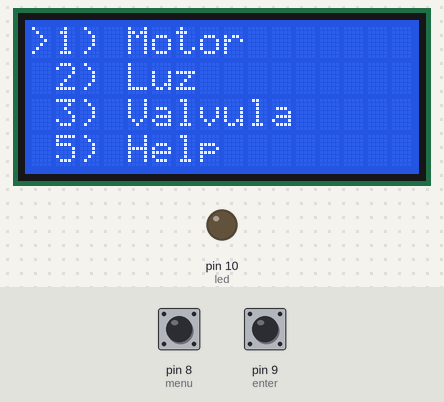
The sketch below on a simulated Arduino Uno, built with avr-gcc and run on an emulated ATmega328P. Shown: 16×4 character LCD, output pins drawn as LEDs (lit = HIGH). The inputs (shaded band) are chosen by the test bench; at power-on: pin 8 (menu) HIGH, pin 9 (enter) HIGH.

Above: at 1.2 s.
1.3 s: pin 8 (menu) pulled LOW for 0.15 s
At 2.4 s:
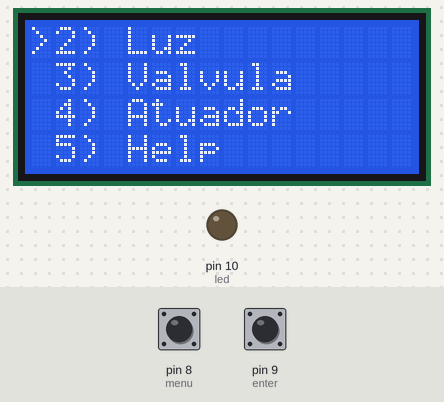
4.4 s: pin 9 (enter) pulled LOW for 0.15 s
At 5.5 s:
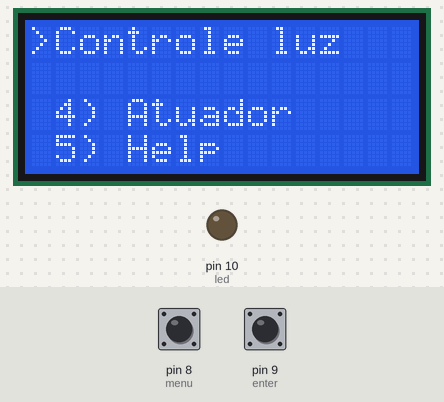
6.0 s: pin 9 (enter) pulled LOW for 1 s
At 8.1 s:
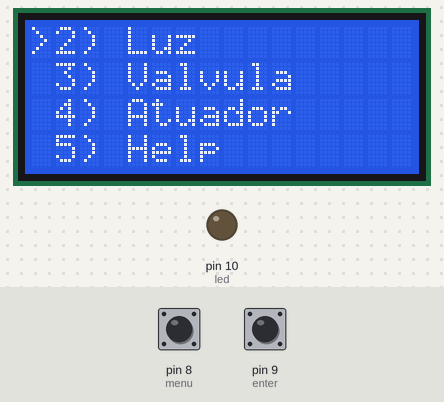
10.0 s: pin 8 (menu) pulled LOW for 1 s
At 11.5 s:
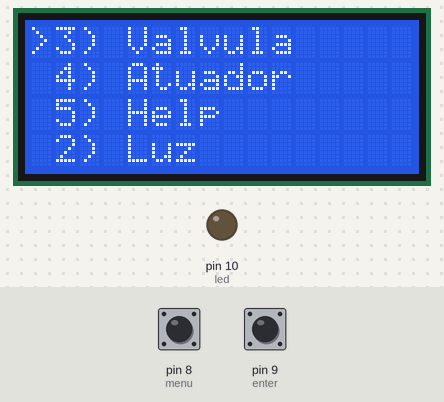
12.5 s: pin 8 (menu) pulled LOW for 0.15 s
At 13.8 s:
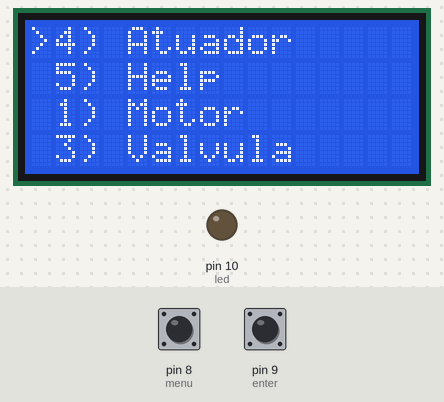
14.1 s: pin 9 (enter) pulled LOW for 0.15 s
At 15.1 s:
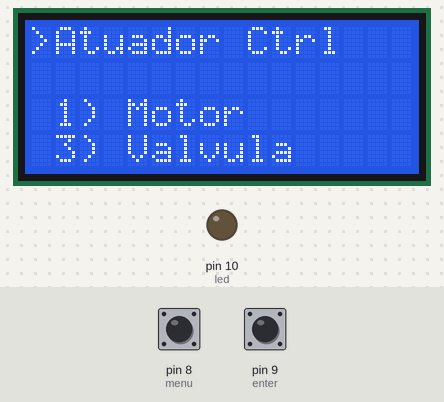
Timing chart, 0 to 16.7 s (numbered marks = the images above; inputs shaded):
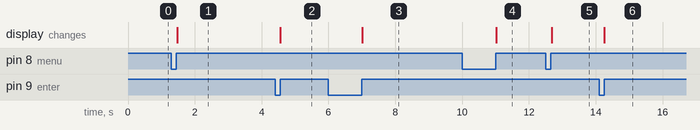

The sketch:

menu.ino
```cpp
// ========================================================================================================
// --- Bibliotecas Auxiliares ---
#include <Wire.h>
#include <LiquidCrystal.h>


// ========================================================================================================
// --- Mapeamento de Hardware ---
#define     menu     8
#define     enter    9

int led=10;
// ========================================================================================================
// --- Protótipo das Funções ---
void readButts();
void list_menu();
void menu_select();
int estado = 0;

// ========================================================================================================
// --- Declaração de Objetos ---
LiquidCrystal lcd(12,11,5,4,3,2);


// ========================================================================================================
// --- Variáveis Globais ---
int      line[5] = {0,1,2,3,4},
         line_bk[5],
         index,
         menu_number = 1;

boolean  menu_flag  = 0,
         enter_flag = 0,
         sub_menu = 0;


// ========================================================================================================
// --- Configurações Iniciais ---
void setup()
{
  pinMode(led,OUTPUT);
  //Serial.begin(9600);
  pinMode(menu,  INPUT_PULLUP);
  pinMode(enter, INPUT_PULLUP);


 lcd.begin (16,4);
// lcd.setBacklight(HIGH);
  lcd.clear();
 lcd.setCursor(0,0);
 lcd.print(">");


} //end setup


// ========================================================================================================
// --- Loop Infinito ---
void loop()
{

  if(!sub_menu)
  {
    lcd.setCursor(1,line[0]);
    lcd.print("1) Motor        ");
    lcd.setCursor(1,line[1]);
    lcd.print("2) Luz        ");
    lcd.setCursor(1,line[2]);
    lcd.print("3) Valvula        ");
    lcd.setCursor(1,line[3]);
    lcd.print("4) Atuador     ");
    lcd.setCursor(1,line[4]);
    lcd.print("5) Help         ");
  }


  readButts();


} //end loop


void readButts()
{

   if(!digitalRead(menu))  menu_flag  = 0x01;
   if(!digitalRead(enter)) enter_flag = 0x01;

   if(digitalRead(menu) && menu_flag)
   {
       menu_flag = 0x00;
       list_menu();
       menu_number+=1;
       if(menu_number > 5) menu_number = 1;

   } //end if menu

   if(digitalRead(enter) && enter_flag)
   {
      enter_flag = 0x00;
      sub_menu = !sub_menu;
      menu_select();

   } //end if menu


} //end readButts


void list_menu()
{
  for(int i=4; i>-1; i--)
  {
     index = i-1;
     line_bk[i] = line[i];

     if(index < 0) line[i] = line_bk[i+4];

     else line[i] = line[i-1];

  }

} //end list_menu


void menu_select()
{

    switch(menu_number)
    {
       case 1:
               lcd.setCursor(1,0);
               lcd.print("Controle Motor  ");
               lcd.setCursor(0,1);
               lcd.print("                ");
               break;
       case 2:

               lcd.setCursor(1,0);
               lcd.print("Controle luz  ");

                estado = digitalRead(enter);
                 if (estado == HIGH)
                  digitalWrite(led, LOW);

  else
    digitalWrite(led, HIGH);
               lcd.setCursor(0,1);
               lcd.print("                ");
               break;
       case 3:
               lcd.setCursor(1,0);
               lcd.print("Control valvula  ");
               lcd.setCursor(0,1);
               lcd.print("                ");
               break;
       case 4:
               lcd.setCursor(1,0);
               lcd.print("Atuador Ctrl  ");
               lcd.setCursor(0,1);
               lcd.print("                ");
               break;
       case 5:
               lcd.setCursor(1,0);
               lcd.print("Help System    ");
               lcd.setCursor(0,1);
               lcd.print("                ");
               break;

    } //end switch


} //end menu_select
```

Measured:
- after the input at 1.3 s, the display: changes after 0.17 s (image 1)
- after the input at 4.4 s, the display: changes after 0.16 s (image 2)
- after the input at 6.0 s, the display: changes after 1.0 s (image 3)
- after the input at 10.0 s, the display: changes after 1.0 s (image 4)
- after the input at 12.5 s, the display: changes after 0.19 s (image 5)
- after the input at 14.1 s, the display: changes after 0.16 s (image 6)
